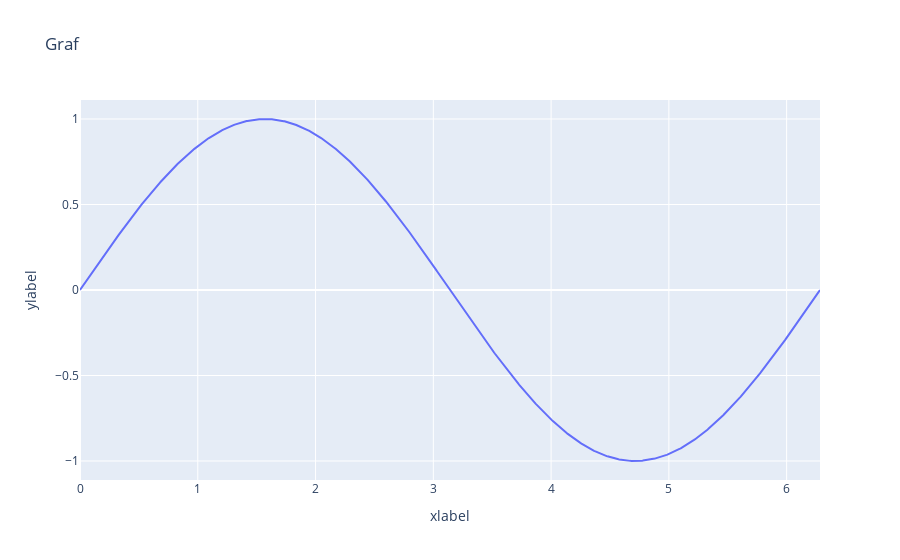

The code cell stored with this chart in its notebook:
### Markdown cell above
## Plotly

```
pip3 install plotly
```

```
pip3 install dash
```
- vstupy pro plotly jsou ve formatu JSON = JavaScript Object Notation

### Code cell
# plotly express na zacatek

import numpy as np
import plotly.express as px

x = np.linspace(0, 2 * np.pi, 1000)
y = np.sin(x)

fig = px.line(x = x, y = y, labels = {'x' : 'xlabel', 'y' : 'ylabel'}, title = "Graf")
fig.show()
print(fig)

### Figure 1 — Plotly figure (JSON) as saved in the notebook; plotly's stock layout.template omitted (floating-point values rounded to 4 significant figures; data arrays with more than 128 entries replaced by an {"elided": "..."} marker saying what was removed)
{"data": [{"hovertemplate": "xlabel=%{x}<br>ylabel=%{y}<extra></extra>", "legendgroup": "", "line": {"color": "#636efa", "dash": "solid"}, "marker": {"symbol": "circle"}, "mode": "lines", "name": "", "orientation": "v", "showlegend": false, "type": "scatter", "x": {"elided": "1000 float values"}, "xaxis": "x", "y": {"elided": "1000 float values"}, "yaxis": "y"}], "layout": {"legend": {"tracegroupgap": 0}, "title": {"text": "Graf"}, "xaxis": {"anchor": "y", "domain": [0, 1], "title": {"text": "xlabel"}}, "yaxis": {"anchor": "x", "domain": [0, 1], "title": {"text": "ylabel"}}}}
